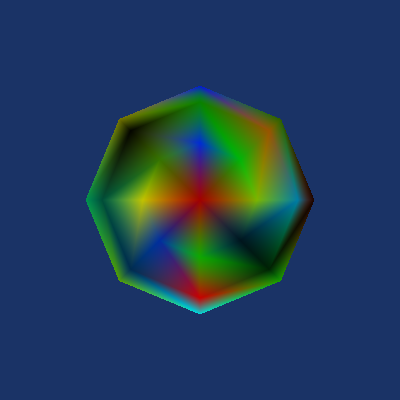

This figure's Python source:
#!/usr/bin/env python

# Demonstrate vtkRandomAttributeGenerator by generating random point
# scalars, vectors, cell scalars, and cell vectors on a sphere and
# rendering the sphere colored by the random point scalars.

# Factory overrides
import vtkmodules.vtkInteractionStyle  # noqa: F401
import vtkmodules.vtkRenderingOpenGL2  # noqa: F401

from vtkmodules.vtkFiltersGeneral import vtkRandomAttributeGenerator
from vtkmodules.vtkFiltersSources import vtkSphereSource
from vtkmodules.vtkRenderingCore import (
    vtkActor,
    vtkPolyDataMapper,
    vtkRenderWindow,
    vtkRenderWindowInteractor,
    vtkRenderer,
)

# Create a sphere
sphere = vtkSphereSource()

# Generate random point and cell data
random_gen = vtkRandomAttributeGenerator()
random_gen.SetInputConnection(sphere.GetOutputPort())
random_gen.GenerateAllPointDataOn()
random_gen.GenerateAllCellDataOn()
random_gen.Update()

# Render colored by random point scalars
mapper = vtkPolyDataMapper()
mapper.SetInputConnection(random_gen.GetOutputPort())
mapper.SetScalarModeToUsePointFieldData()
mapper.SelectColorArray("RandomPointScalars")
mapper.SetScalarRange(0, 1)

actor = vtkActor()
actor.SetMapper(mapper)

# Renderer
renderer = vtkRenderer()
renderer.AddActor(actor)
renderer.SetBackground(0.1, 0.2, 0.4)

# Window
render_window = vtkRenderWindow()
render_window.AddRenderer(renderer)
render_window.SetSize(400, 400)
render_window.SetWindowName("random attribute generator with")

# Interactor
interactor = vtkRenderWindowInteractor()
interactor.SetRenderWindow(render_window)

# Scene
renderer.ResetCamera()

interactor.Initialize()
interactor.Start()
